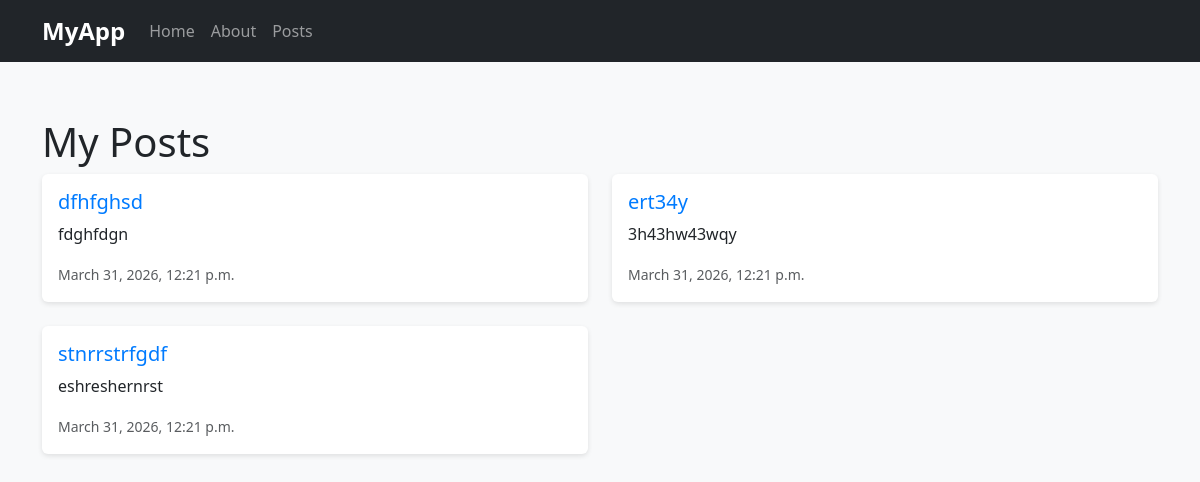
The page /my_posts/ (signed in) on the database as committed earlier.
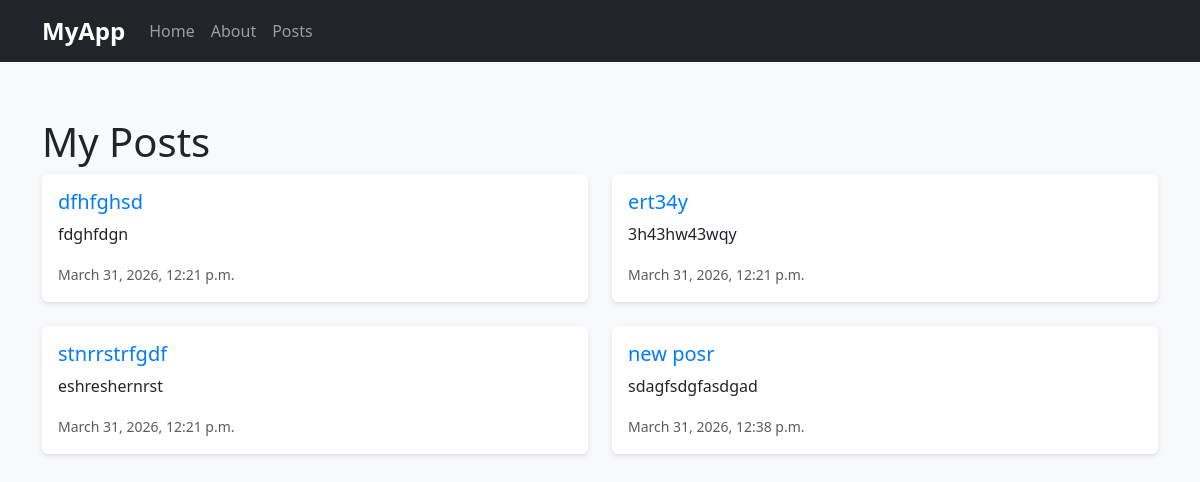
The same page on the database as committed later.
### asdf/models.py (models this page shows)
class Post(models.Model):
    title = models.CharField(max_length=50)
    body = models.TextField()
    created_at = models.DateTimeField(auto_now_add=True)
    author = models.ForeignKey(User, on_delete=models.CASCADE)
    image = models.ImageField(upload_to="posts/", blank=True, null=True)

### asdf/views.py (the view)
# urls.py: path("my_posts/", views.my_posts, name="my_posts"),
@login_required
def my_posts(request):
    posts = Post.objects.filter(author=request.user)
    return render(request, "asdf/my_posts.html", {"posts": posts})

### asdf/templates/asdf/my_posts.html
{% extends 'asdf/base.html' %}
{% block content %}
<div class="container mt-4">
    <h1>My Posts</h1>
    <div class="row">
        {% for post in posts %}
        <div class="col-md-6 mb-4">
            <div class="card h-100">
                <div class="card-body">
                    <h5 class="card-title">
                        <a href="{% url 'post_details' post.id %}">{{ post.title }}</a>
                    </h5>
                    <p class="card-text">{{ post.body|truncatewords:30 }}</p>
                    <p class="card-text"><small class="text-muted">{{ post.created_at }}</small></p>
                </div>
            </div>
        </div>
        {% empty %}
        <p>You haven't created any posts yet.</p>
        {% endfor %}
    </div>
</div>
{% endblock %}

Rows that differ between the two databases and show on the page:
added Post: title "new posr", body "sdagfsdgfasdgad", created_at "March 31, 2026, 12:38 p.m."
